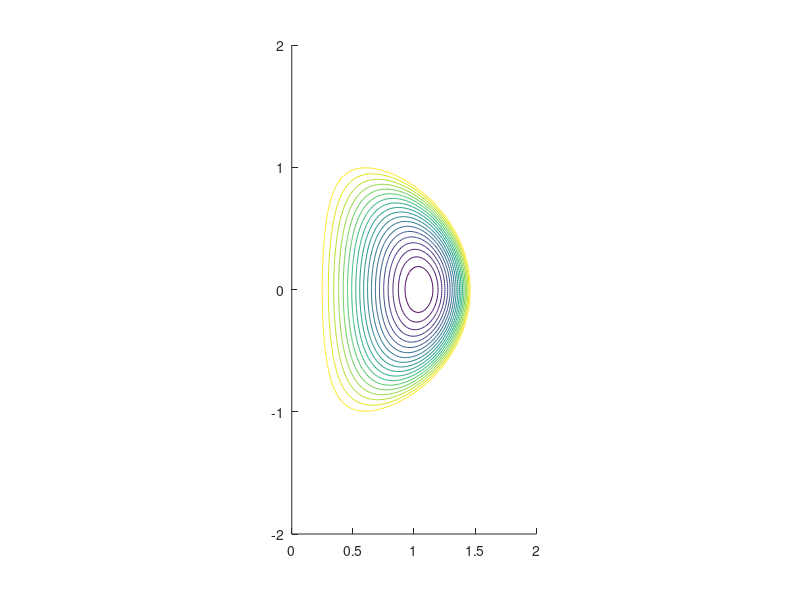

MATLAB code to generate this figure:
% plot_equilibrium

NR = 128;
rgrid = 0:2/(NR-1):2;
zgrid = -2:2/(NR-1):2;
[rmesh, zmesh] = meshgrid(rgrid, zgrid);

psi0= 0.9;
gamma = 0.73;
rmag = 1.047;
rbean= 1.017;
psi = psi0 * ( gamma/8 * ((rmesh.^2 - rmag^2).^2  - rbean^4) + (1-gamma)/2 * rmesh.^2 .* zmesh.^2 );

Npsi = 20;
psi_min   = min(min(psi));
psi_surfs = [psi_min:abs(psi_min/(Npsi-1)):0];

figure;
hold on;
contour(rmesh, zmesh, psi, psi_surfs);
daspect([1 1 1])

% ,xlabel('R(m)'), ylabel('Z(m)')